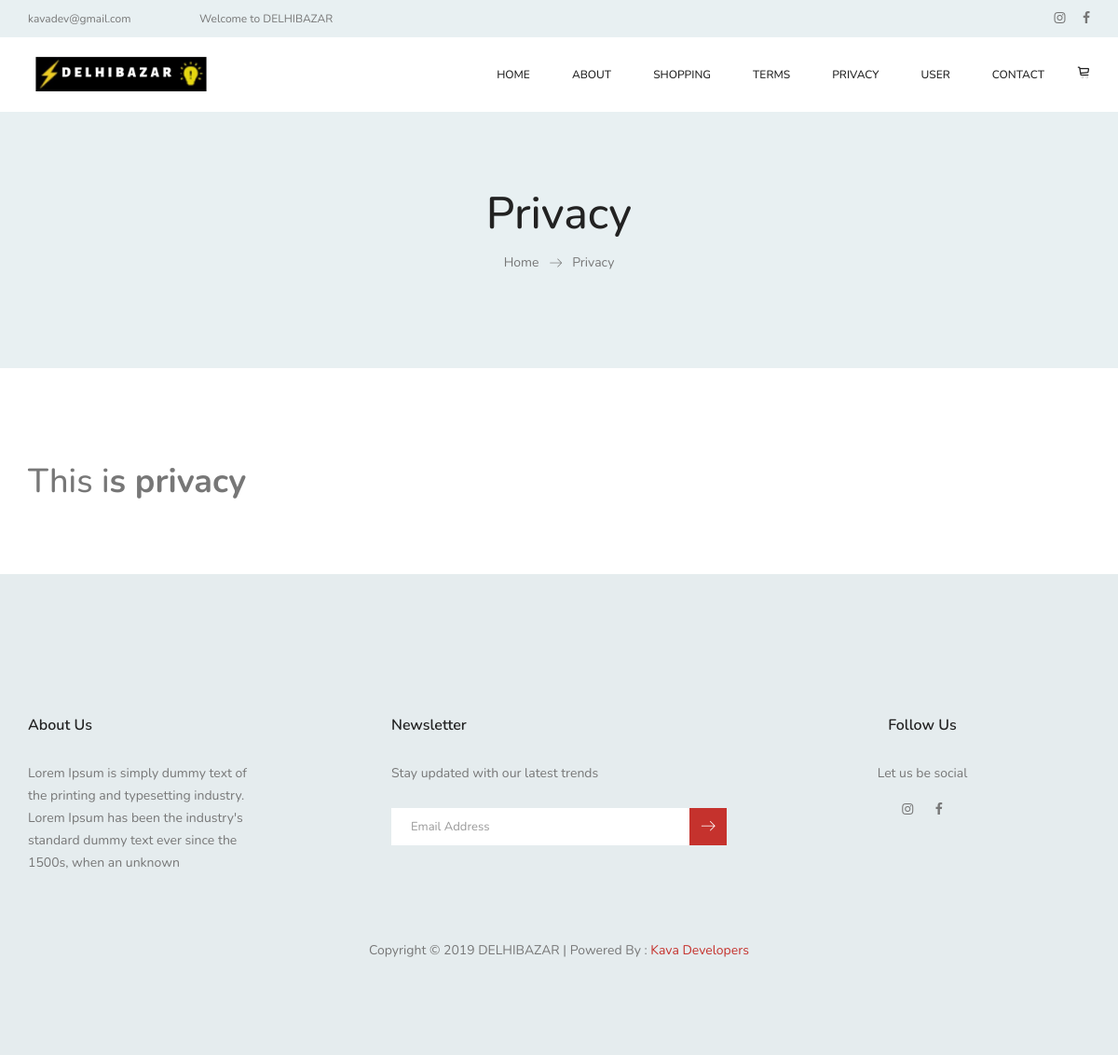
Screenshot of /index.php/pages/privacy with the database file from the repository.
### tables this page shows
CREATE TABLE IF NOT EXISTS `setting` (
  `id` int(11) NOT NULL AUTO_INCREMENT,
  `email` text NOT NULL,
  `support_email` text NOT NULL,
  `contact_email` text NOT NULL,
  `newsletter_email` varchar(250) DEFAULT NULL,
  `mobile` text NOT NULL,
  `city` text NOT NULL,
  `address` text NOT NULL,
  `opening_hours` text NOT NULL,
  `short_about` text NOT NULL,
  `meta_keywords` longtext NOT NULL,
  `meta_description` longtext NOT NULL,
  `shop_commission` decimal(40,2) DEFAULT NULL COMMENT 'Per shop commission',
  `ad_number` varchar(250) DEFAULT NULL,
  `smtp_host` text,
  `smtp_port` text,
  `smtp_user` text,
  `smtp_pass` text,
  PRIMARY KEY (`id`)
);

CREATE TABLE IF NOT EXISTS `social_icon` (
  `id` int(11) NOT NULL AUTO_INCREMENT,
  `title` text NOT NULL,
  `class` text NOT NULL,
  `link` text NOT NULL,
  `created_at` datetime NOT NULL,
  PRIMARY KEY (`id`)
);

CREATE TABLE IF NOT EXISTS `pages` (
  `id` int(11) NOT NULL AUTO_INCREMENT,
  `name` varchar(250) NOT NULL,
  `content` longtext NOT NULL,
  PRIMARY KEY (`id`)
);

### application/core/MY_Loader.php (called while the page is built, shortened)
<?php
class MY_Loader extends CI_Loader {
    public function template1($template_name, $vars = array())
    {
        $this->view('template/header2');
        $this->view($template_name, $vars);
        $this->view('template/footer2');
    }
}
?>

### application/controllers/Pages.php (called while the page is built, shortened)
<?php
class Pages extends CI_Controller {
	function __construct(){
        $this->load->model('general_model');
    }
    public function privacy()
    {
        $data['_title']     = "DELHIBAZAR | Privacy";
        $this->load->template1('pages/privacy',$data);
    }
}

### index.php (called while the page is built, shortened)
<?php
require_once BASEPATH.'core/CodeIgniter.php';

### application/helpers/general_helper.php (called while the page is built, shortened)
<?php
function social_icons()
{
	$CI=&get_instance();
	return $CI->db->get('social_icon')->result_array();
}
function get_setting()
{
	$CI=&get_instance();
	return $CI->db->get_where('setting',['id' => '1'])->result_array()[0];
}
?>

### application/views/pages/privacy.php (the view)
    <section class="banner_area">
        <div class="banner_inner d-flex align-items-center">
<div class="container">
	<div class="banner_content text-center">
		<h2>Privacy</h2>
		<div class="page_link">
			<a href="<?= base_url(); ?>">Home</a>
			<a href="#">Privacy</a>
		</div>
	</div>
</div>
        </div>
    </section>
    <section class="sample-text-area">
            <div class="container">
                <div><?= $this->db->get_where('pages',['id' => '3'])->result_array()[0]['content']; ?></div>
            </div>
    </section>

### application/views/template/header2.php (shortened to what this page needs)
<!doctype html>
<html lang="en">
    <head>
        <link rel="stylesheet" href="<?= base_url() ?>user_login/css/bootstrap.css">
        <link rel="stylesheet" href="<?= base_url() ?>user_login/vendors/linericon/style.css">
        <link rel="stylesheet" href="<?= base_url() ?>user_login/css/font-awesome.min.css">
        <link rel="stylesheet" href="<?= base_url() ?>user_login/vendors/owl-carousel/owl.carousel.min.css">
        <link rel="stylesheet" href="<?= base_url() ?>user_login/vendors/lightbox/simpleLightbox.css">
        <link rel="stylesheet" href="<?= base_url() ?>user_login/vendors/nice-select/css/nice-select.css">
        <link rel="stylesheet" href="<?= base_url() ?>user_login/vendors/animate-css/animate.css">
        <link rel="stylesheet" href="<?= base_url() ?>user_login/vendors/jquery-ui/jquery-ui.css">
        <link rel="stylesheet" href="<?= base_url() ?>user_login/css/style.css">
        <link rel="stylesheet" href="<?= base_url() ?>user_login/css/responsive.css">
        <link rel="stylesheet" href="<?= base_url() ?>user_login/alert/sweetalert.css">
    </head>
    <body>
        <header class="header_area">
        	<div class="top_menu row m0">
           		<div class="container">
					<div class="float-left">
						<a href="mailto:<?= get_setting()['email'] ?>"><?= get_setting()['email'] ?></a>
						<a href="#">Welcome to DELHIBAZAR</a>
					</div>
					<div class="float-right">
						<ul class="header_social">
							<?php foreach (social_icons() as $key => $value) { ?>
							<li><a href="<?= $value['link'] ?>" target="_blank"><i class="fa <?= $value['class'] ?>"></i></a></li>
							<?php } ?>
						</ul>
					</div>
           		</div>
           	</div>
           	<div class="main_menu">
            	<nav class="navbar navbar-expand-lg navbar-light main_box">
					<div class="container">
						 <a class="navbar-brand" href="<?= base_url(); ?>" style="width: 200px;" ><img src="<?= base_url(); ?>image/logo.png" style="width: 100%;"></a>
						<div class="collapse navbar-collapse offset" id="navbarSupportedContent">
							<ul class="nav navbar-nav menu_nav ml-auto">
								<li class="nav-item"><a class="nav-link" href="<?= base_url() ?>">Home</a></li>
								<li class="nav-item"><a class="nav-link" href="<?= base_url(); ?>pages/about">About</a></li>
								<li class="nav-item submenu dropdown">
									<a href="#" class="nav-link dropdown-toggle" data-toggle="dropdown" role="button" aria-haspopup="true" aria-expanded="false">Shopping</a>
								</li>
								<li class="nav-item"><a class="nav-link" href="<?= base_url(); ?>pages/terms">Terms</a></li>
								<li class="nav-item"><a class="nav-link" href="<?= base_url(); ?>pages/privacy">Privacy</a></li>
								<li class="nav-item submenu dropdown">
									<a href="#" class="nav-link dropdown-toggle" data-toggle="dropdown" role="button" aria-haspopup="true" aria-expanded="false">User</a>
								</li>
								<li class="nav-item"><a class="nav-link" href="<?= base_url(); ?>pages/contact">Contact</a></li>
							</ul>
							<ul class="nav navbar-nav navbar-right">
								<li class="nav-item"><a href="<?= base_url() ?>cart" class="cart"><i class="lnr lnr lnr-cart"></i>
								</a></li>
							</ul>
						</div>
					</div>
            	</nav>
            </div>
        </header>

### application/views/template/footer2.php (shortened to what this page needs)
        <footer class="footer-area">
            <div class="container">
                <div class="row">
                    <div class="col-lg-4  col-md-6 col-sm-6">
                        <div class="single-footer-widget">
                            <h6 class="footer_title">About Us</h6>
                            <p><?= nl2br(get_setting()['short_about']) ?></p>
                        </div>
                    </div>
                    <div class="col-lg-4 col-md-6 col-sm-6">
                        <div class="single-footer-widget">
                            <h6 class="footer_title">Newsletter</h6>
                            <p>Stay updated with our latest trends</p>
                            <form action="<?= base_url(); ?>welcome/save_newalatter" id="news_form" method="post" class="subscribe_form relative">
                                <div id="mc_embed_signup">
                                    <div class="input-group d-flex flex-row">
                                        <input name="email" id="news_email" placeholder="Email Address" onfocus="this.placeholder = ''" onblur="this.placeholder = 'Email Address '" type="email">
                                        <button type="submit" class="btn sub-btn"><span class="lnr lnr-arrow-right"></span></button>
                                    </div>
                                </div>
                            </form>
                        </div>
                    </div>
                    <div class="col-lg-4 col-md-6 col-sm-6 text-center">
                        <div class="single-footer-widget f_social_wd">
                            <h6 class="footer_title">Follow Us</h6>
                            <p style="text-align: center;max-width: none;">Let us be social</p>
                            <div class="f_social">
                                <?php foreach (social_icons() as $key => $value) { ?>
                                <a href="<?= $value['link'] ?>" target="_blank"><i class="fa <?= $value['class'] ?>"></i></a>
                                <?php } ?>
                            </div>
                        </div>
                    </div>
                </div>
                <div class="row footer-bottom d-flex justify-content-between align-items-center">
                    <p class="col-lg-12 footer-text text-center">
                    Copyright &copy 2019 DELHIBAZAR | Powered By : <a href="http://kavadevelopers.com" target="_blank">Kava Developers</a>
                    </p>
                </div>
            </div>
        </footer>
        <link rel="stylesheet" href="<?= base_url() ?>temp_1/css/jquery_validation.css">
    </body>
</html>

### rows the page displays
setting: email "kavadev@gmail.com", short_about "Lorem Ipsum is simply dummy text of the printing and typesetting industry. Lorem Ipsum has been the industry's standard dummy text ever since the 1500s, when an unknown"
pages: content "This i s privacy"
